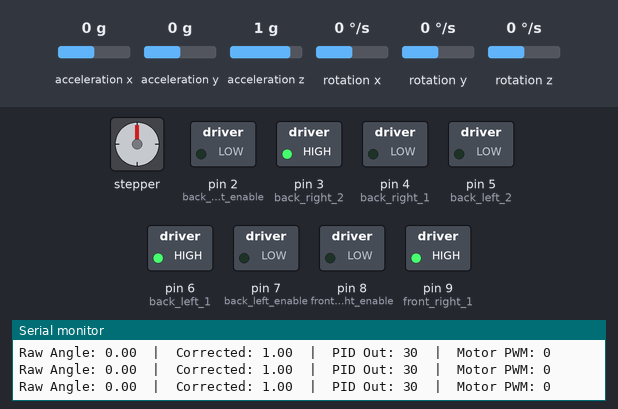
The sketch below on a simulated Arduino Mega 2560, built with avr-gcc and run on an emulated ATmega2560. Parts: stepper motor, switched loads named in the sketch (green lamp = pin HIGH), the last lines printed to the serial monitor. Wiring (inferred from the names in the program): stepper motor (2048 steps per turn assumed): coils pin 10, pin 11, pin 12, pin 13. Inputs (shaded band) come from the test bench; at power-on: acceleration x 0 g, acceleration y 0 g, acceleration z 1 g, rotation x 0 °/s, rotation y 0 °/s, rotation z 0 °/s. Pins used as bus, display or sensor lines are not drawn.

Above: at 3.2 s.
3.3 s: acceleration x set to -1.4 g
At 3.7 s:
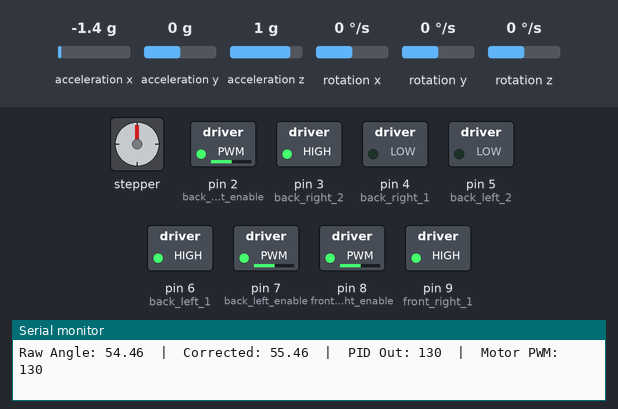
4.8 s: acceleration y set to -1.4 g
7.8 s: acceleration x set to 0.1 g
At 8.4 s:
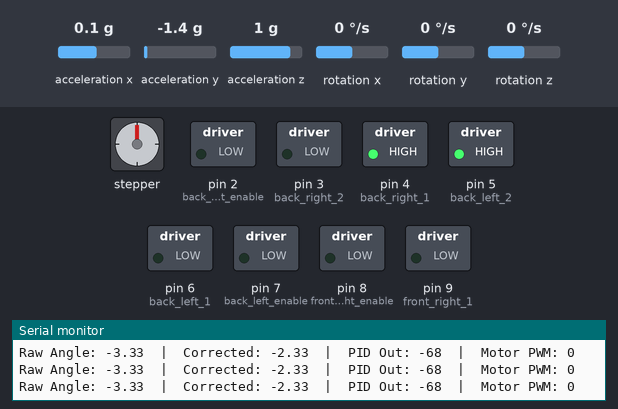
9.3 s: acceleration y set to -1.2 g
At 10.7 s:
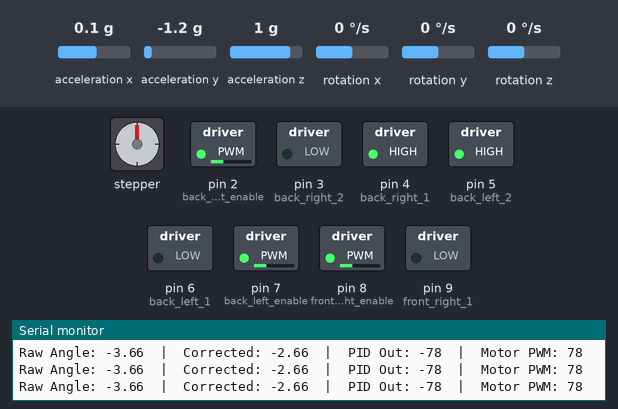
12.3 s: acceleration x set to 0 g
At 12.9 s:
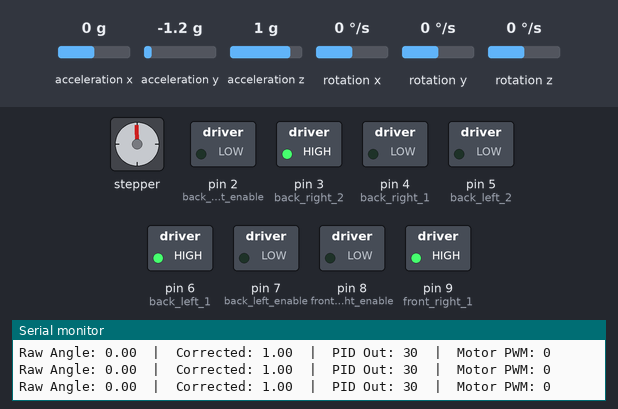
13.8 s: acceleration x set to -0.8 g
At 14.1 s:
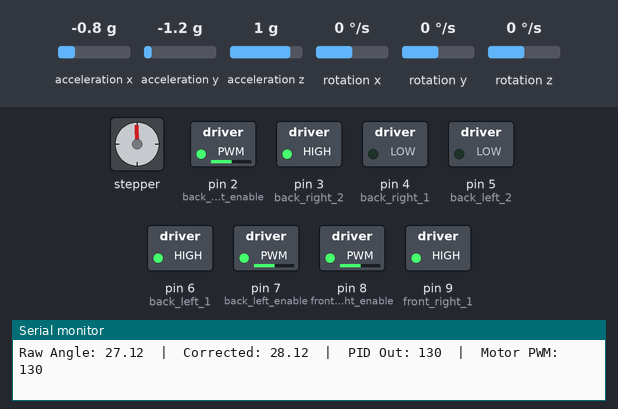
Timing chart, 0 to 16.3 s (numbered marks = the images above; inputs shaded):
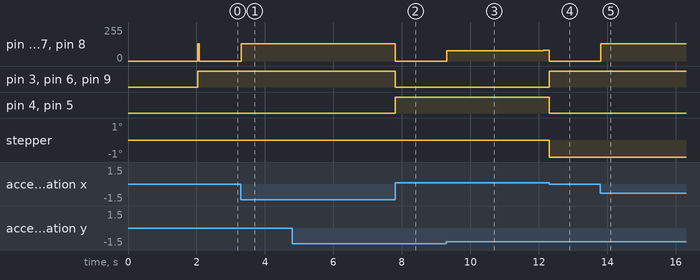

The sketch:

balance-beam-PID.ino
```cpp
///////////////////////////////////////////////////////////////////
//      Albertaloop Mechatronics Showdown
//      AMS Robot Car - Mega 2560 + MPU6050 PID + Clamped PWM
//
//      PURPOSE: Autonomously balance the robot on the balance beam
//      using a PID control loop reading pitch angle from the IMU.
//
//      HOW IT WORKS IN ONE SENTENCE:
//      Every loop, read tilt angle → calculate how far off balance
//      we are → run PID math → drive motors to correct.
///////////////////////////////////////////////////////////////////

#include <Wire.h>           // Built-in Arduino I2C library — required for IMU communication
#include <MPU6050_light.h>  // Lightweight MPU6050 library. Handles raw register reads,
                            // offset calibration, and angle fusion internally.
                            // Install via: Library Manager → search "MPU6050_light" by rfetick

MPU6050 mpu(Wire);          // Create IMU object. Wire = the I2C bus.
                            // SDA → Pin 20, SCL → Pin 21 on Mega 2560.

// ─────────────────────────────────────────────────────────────
// MOTOR DRIVER PINS
// Two L298N H-bridge drivers — one controls front pair, one controls back pair.
// Each motor needs 3 pins:
//   enable (EN) = PWM speed control via analogWrite()
//   IN1 + IN2   = direction control via digitalWrite()
//                 IN1 HIGH + IN2 LOW  = forward
//                 IN1 LOW  + IN2 HIGH = backward
// ─────────────────────────────────────────────────────────────
#define back_left_enable  7   // PWM — controls back left motor speed
#define back_left_1       6   // Direction bit A
#define back_left_2       5   // Direction bit B

#define back_right_enable 2   // PWM — controls back right motor speed
#define back_right_1      4   // Direction bit A
#define back_right_2      3   // Direction bit B

#define front_right_enable 8  // PWM — controls front right motor speed
#define front_right_1      9  // Direction bit A
#define front_right_2      10 // Direction bit B

#define front_left_enable  13 // PWM — controls front left motor speed
#define front_left_1       11 // Direction bit A
#define front_left_2       12 // Direction bit B

// ─────────────────────────────────────────────────────────────
// TUNING VARIABLES — adjust these to change robot behaviour
// ─────────────────────────────────────────────────────────────

// 1. Hardware limits
int maxPWM = 130;
// Hard cap on motor output. Robot runs on ~11V (two 6V packs in series).
// Full 255 PWM at 11V would be violent — 130 keeps movements controlled.
// Increase carefully if corrections feel too weak.

int motorDeadband = 72;
// Motors physically cannot overcome their own friction below this PWM on carpet.
// Any non-zero value below 72 just buzzes the motor without movement.
// Discovered empirically during carpet testing. Applied in step 5.

// 2. Calibration
float setpoint = 0.0;
// The target angle in degrees. 0 = perfectly level.
// If the robot balances at a slight lean, change this to match.

float mechanicalOffset = 1;
// Physical correction for centre-of-gravity not being exactly at 0°.
// Added to raw angle every loop. Tweak if robot always drifts one direction
// even when code says it should be balanced.

// 3. PID gains — the three numbers that define the controller's personality
float Kp = 30;
// PROPORTIONAL gain. The main correction force.
// Output = Kp × error. If tilt is 2°, correction = 30 × 2 = 60 PWM.
// Too low: sluggish, falls over slowly. Too high: oscillates violently.
// TUNE THIS FIRST — set Ki and Kd to 0, adjust Kp until robot nearly balances.

float Ki = 0.01;
// INTEGRAL gain. Fixes long-term drift.
// Accumulates error over time — if robot leans slightly for many seconds,
// integral builds up and pushes harder. Keep small to avoid "windup"
// (runaway integral if robot is stuck against something).
// The constrain(-100, 100) on cumError is the anti-windup guard.

float Kd = 3;
// DERIVATIVE gain. Dampens oscillation.
// Responds to the RATE of change of error, not the error itself.
// If the robot is tipping fast, Kd hits the brakes before it overshoots.
// Too high: twitchy/noisy response. Too low: overshoots and oscillates.

// ─────────────────────────────────────────────────────────────
// SYSTEM VARIABLES — don't touch these, they're runtime state
// ─────────────────────────────────────────────────────────────
int speed_back_left   = 0;  // Current PWM value sent to back left motor
int speed_back_right  = 0;  // Current PWM value sent to back right motor
int speed_front_right = 0;  // Current PWM value sent to front right motor
int speed_front_left  = 0;  // Current PWM value sent to front left motor

float cumError  = 0;        // Running sum of all past errors × time (integral term)
float lastError = 0;        // Error from the previous loop cycle (needed for derivative)

unsigned long previousTime  = 0;  // Timestamp of last loop (for dt calculation)
unsigned long lastPrintTime = 0;  // Timestamp of last Serial print (rate-limits debug output)

///////////////////////////////////////////////////////////////////
void setup() {
  Serial.begin(9600);  // Open serial at 9600 baud — matches Serial Monitor setting
  Wire.begin();        // Start I2C bus on pins 20 (SDA) and 21 (SCL)

  Serial.println("Initializing MPU6050...");

  byte status = mpu.begin();
  // mpu.begin() attempts to wake the IMU from sleep mode and verify communication.
  // Returns 0 on success, non-zero error code on failure.

  while (status != 0) {
    // Loop forever if IMU not found — prevents robot running blind.
    // Common causes: loose SDA/SCL wire, wrong I2C address, no 5V to IMU VCC.
    Serial.print("MPU6050 Connection Error! Status Code: ");
    Serial.println(status);
    Serial.println("Check SDA (Pin 20) and SCL (Pin 21) on Mega 2560.");
    delay(1000);
  }

  Serial.println("MPU6050 connected! Calculating offsets...");
  Serial.println("DO NOT MOVE THE ROBOT!");
  delay(1000);

  mpu.calcOffsets(true, true);
  // Reads gyro and accelerometer for ~1 second while robot is stationary.
  // Measures the "resting" bias of each axis and stores correction values.
  // This zeros out manufacturing imperfections in the sensor.
  // CRITICAL: robot must be perfectly still during this — any movement
  // corrupts the offsets and the angle readings will be wrong all run.
  // true, true = calibrate both gyro AND accelerometer.

  Serial.println("Offsets calculated. Ready to balance.");

  // Set all motor control pins as outputs
  // Must be done before any digitalWrite/analogWrite calls
  pinMode(back_left_enable,  OUTPUT); pinMode(back_left_1,  OUTPUT); pinMode(back_left_2,  OUTPUT);
  pinMode(back_right_enable, OUTPUT); pinMode(back_right_1, OUTPUT); pinMode(back_right_2, OUTPUT);
  pinMode(front_right_enable,OUTPUT); pinMode(front_right_1,OUTPUT); pinMode(front_right_2,OUTPUT);
  pinMode(front_left_enable, OUTPUT); pinMode(front_left_1, OUTPUT); pinMode(front_left_2, OUTPUT);

  previousTime = millis();  // Seed the timer so first dt calculation is valid
}

///////////////////////////////////////////////////////////////////
void loop() {
  // ── STEP 0: Update IMU ──────────────────────────────────────
  mpu.update();
  // MPU6050_light does NOT auto-update. This must be called every loop.
  // Internally it reads raw gyro/accel registers, applies the offsets from
  // calcOffsets(), and recalculates the fused angle using a complementary
  // filter (98% gyro + 2% accel). getAngleY() won't change until this runs.

  // ── STEP 1: Calculate dt ────────────────────────────────────
  unsigned long currentTime = millis();
  float elapsedTime = (currentTime - previousTime) / 1000.0;
  // dt in seconds. PID math requires real time, not loop count.
  // A fast loop running in 5ms has dt=0.005 — same error produces
  // smaller integral and derivative terms than a slow 50ms loop.
  if (elapsedTime <= 0.0) elapsedTime = 0.001;
  // Guard against divide-by-zero if two loops execute in the same millisecond.

  // ── STEP 2: Read angle ──────────────────────────────────────
  float rawAngle = mpu.getAngleY();
  // Y-axis = pitch (nose up/nose down) when IMU is mounted flat on robot.
  // Positive = nose up, negative = nose down (or reversed — check with Serial Monitor).

  float currentAngle = rawAngle + mechanicalOffset;
  // Apply physical correction. If robot's centre of mass is slightly forward
  // of geometric centre, it will naturally lean — offset compensates for this.

  // ── STEP 3: PID calculation ─────────────────────────────────
  float error = currentAngle - setpoint;
  // How far off balance are we right now?
  // Positive error = leaning too far one way, negative = the other.

  cumError += error * elapsedTime;
  cumError = constrain(cumError, -100, 100);
  // Integral term: sum of (error × time) over every past loop.
  // Multiplying by elapsedTime makes it time-accurate regardless of loop speed.
  // constrain() is the anti-windup guard — without it, if the robot is stuck
  // (e.g. against a wall), cumError grows unbounded and the robot launches
  // itself when it breaks free.

  float rateError = (error - lastError) / elapsedTime;
  // Derivative term: how fast is the error changing?
  // If error is 2° and was 1° last loop, rateError = positive → tipping faster.
  // If error is 2° and was 3° last loop, rateError = negative → recovering.

  float output = (Kp * error) + (Ki * cumError) + (Kd * rateError);
  // Full PID output. Sign determines direction, magnitude determines speed.
  // Positive output = drive forward, negative = drive backward.

  lastError    = error;        // Save for next loop's derivative calculation
  previousTime = currentTime;  // Save for next loop's dt calculation

  // ── STEP 4: Clamp PID output ────────────────────────────────
  int pidOutput = constrain((int)output, -maxPWM, maxPWM);
  // Cap at ±130 PWM. Prevents violent overcorrection at 11V.
  // Also converts float → int since analogWrite takes integers.

  // ── STEP 5: Set motor directions and speeds ─────────────────
  if (pidOutput < 0) {
    // Robot needs to move BACKWARD to correct tilt

    // Left side — backward
    digitalWrite(back_left_1,   LOW);  digitalWrite(back_left_2,   HIGH);
    digitalWrite(front_left_1,  HIGH); digitalWrite(front_left_2,  LOW);

    // Right side — INVERTED wiring requires opposite direction bits
    // These motors are physically mounted facing the opposite direction,
    // so HIGH/LOW is swapped to achieve the same physical movement.
    digitalWrite(back_right_1,  HIGH); digitalWrite(back_right_2,  LOW);
    digitalWrite(front_right_1, LOW);  digitalWrite(front_right_2, HIGH);

    int mappedSpeed = abs(pidOutput);  // abs() because speed is always positive
    speed_back_left = speed_back_right = speed_front_right = speed_front_left = mappedSpeed;

  } else if (pidOutput > 0) {
    // Robot needs to move FORWARD to correct tilt

    // Left side — forward
    digitalWrite(back_left_1,   HIGH); digitalWrite(back_left_2,   LOW);
    digitalWrite(front_left_1,  LOW);  digitalWrite(front_left_2,  HIGH);

    // Right side — INVERTED
    digitalWrite(back_right_1,  LOW);  digitalWrite(back_right_2,  HIGH);
    digitalWrite(front_right_1, HIGH); digitalWrite(front_right_2, LOW);

    speed_back_left = speed_back_right = speed_front_right = speed_front_left = pidOutput;

  } else {
    // pidOutput == 0: perfectly balanced, stop all motors
    speed_back_left = speed_back_right = speed_front_right = speed_front_left = 0;
  }

  // ── STEP 6: Apply motor deadband ────────────────────────────
  // Any speed below motorDeadband (72) buzzes the motor without movement.
  // More honest to just stop than to waste power making noise.
  // Note: this clips small corrections — a side effect is the robot makes
  // small micro-adjustments in discrete steps rather than continuously.
  if (speed_back_left   < motorDeadband) speed_back_left   = 0;
  if (speed_back_right  < motorDeadband) speed_back_right  = 0;
  if (speed_front_right < motorDeadband) speed_front_right = 0;
  if (speed_front_left  < motorDeadband) speed_front_left  = 0;

  // ── STEP 7: Send PWM to motors ───────────────────────────────
  // analogWrite generates a PWM signal on the enable pin.
  // 0 = motor off, 255 = full speed. Direction is already set by IN1/IN2.
  // The L298N's internal H-bridge uses IN1/IN2 to route current either
  // direction through the motor coils.
  analogWrite(back_left_enable,   speed_back_left);
  analogWrite(back_right_enable,  speed_back_right);
  analogWrite(front_right_enable, speed_front_right);
  analogWrite(front_left_enable,  speed_front_left);

  // ── DEBUG: Serial output (rate-limited to every 100ms) ───────
  if (currentTime - lastPrintTime >= 100) {
    // Printing every loop would spam Serial at ~500+ lines/sec and
    // slow down the loop itself. 100ms gives 10 updates/sec — readable.
    Serial.print("Raw Angle: ");      Serial.print(rawAngle);
    Serial.print("  |  Corrected: "); Serial.print(currentAngle);
    Serial.print("  |  PID Out: ");   Serial.print(pidOutput);
    Serial.print("  |  Motor PWM: "); Serial.println(speed_back_left);
    lastPrintTime = currentTime;
  }
}
```

Measured:
- the behaviour switches between -1.4 and -1.3 g on acceleration y (found by bisection; images 2 and 3)
- after the input at 3.3 s, pin 2 (back_right_enable), pin 7 (back_left_enable), pin 8 (front_right_enable): 0/255 → 130/255 at once
- after the input at 7.8 s, pin 2 (back_right_enable), pin 7 (back_left_enable), pin 8 (front_right_enable): 130/255 → 0/255 at once; pin 3 (back_right_2), pin 6 (back_left_1), pin 9 (front_right_1): HIGH → LOW at once; pin 4 (back_right_1), pin 5 (back_left_2): LOW → HIGH at once
- after the input at 9.3 s, pin 2 (back_right_enable), pin 7 (back_left_enable), pin 8 (front_right_enable): 0/255 → 78/255 at once, → 79/255 2.8 s later
- after the input at 13.8 s, pin 2 (back_right_enable), pin 7 (back_left_enable), pin 8 (front_right_enable): 0/255 → 130/255 at once
